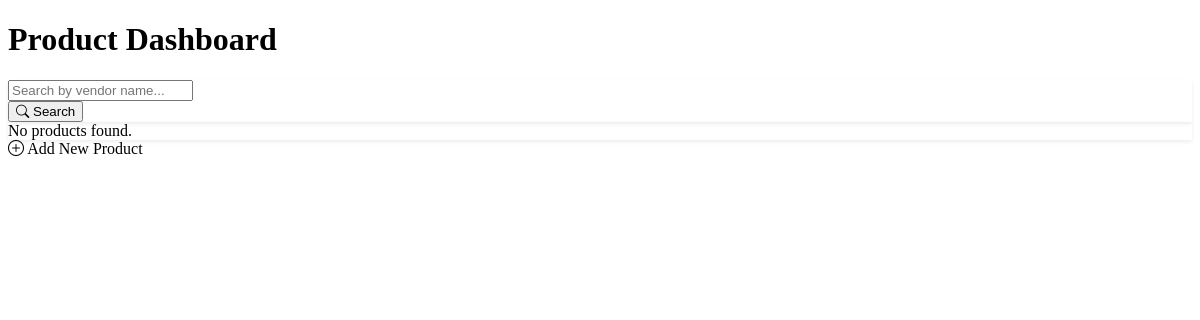
Page /shop/ on the earlier database version.
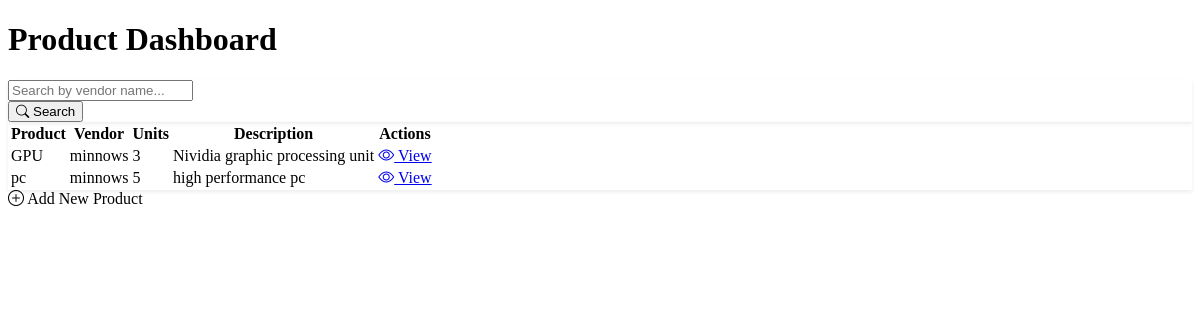
Same page on the later database version.
### shop/models.py (models this page shows, shortened)
class SellModel(models.Model):
    product = models.CharField(max_length=60)
    vendor = models.ForeignKey(Vendor, on_delete=models.CASCADE)
    unit = models.IntegerField()
    description = models.TextField()

class Vendor(models.Model):
    name = models.CharField(max_length=100)
    email = models.EmailField()
    first_name = models.CharField(max_length=50)
    last_name = models.CharField(max_length=50)
    phone_number = models.CharField(
        max_length=15,
        validators=[
            RegexValidator(
                regex=r'^\+?\d{9,15}$',
                message="Phone number must be in the format: '+254712345678'."
            )
        ],
        help_text="Include country code, e.g., +254712345678"
    )
    business_address = models.TextField(
        help_text="Enter full business address"
    )

### shop/views.py (the view)
# urls.py: path('', views.dashboard, name="dashboard"),
def dashboard(request):
    products = SellModel.objects.all().order_by('-id')
    vendor_name = request.GET.get('vendor.name')
    if vendor_name:
        products = products.filter(vendor__name__icontains=vendor_name)
    context = {
        'products': products,
        'vendor_query': vendor_name,
    }
    return render(request, 'shop/dashboard.html', context)

### shop/templates/shop/dashboard.html (shortened to what this page needs)
{% extends 'base.html' %}
{% block content %}
<div class="container mt-4">
  <h1 class="mb-4">Product Dashboard</h1>
  <div class="card mb-4">
    <div class="card-body">
      <form method="get" class="row g-3">
        <div class="col-md-8">
          <input
            type="text"
            name="vendor"
            class="form-control"
            placeholder="Search by vendor name..."
            value="{{ vendor_query|default:'' }}"
          >
        </div>
        <div class="col-md-4">
          <button type="submit" class="btn btn-primary w-100">
            <i class="bi bi-search"></i> Search
          </button>
        </div>
      </form>
    </div>
  </div>
  <div class="card">
    <div class="card-body">
      {% if products %}
      <div class="table-responsive">
        <table class="table table-hover">
          <thead class="table-light">
            <tr>
              <th>Product</th>
              <th>Vendor</th>
              <th>Units</th>
              <th>Description</th>
              <th>Actions</th>
            </tr>
          </thead>
          <tbody>
            {% for product in products %}
            <tr>
              <td>{{ product.product }}</td>
              <td>{{ product.vendor.name }}</td>
              <td>{{ product.unit }}</td>
              <td>{{ product.description|truncatechars:50 }}</td>
              <td>
                <a href="{% url 'product_detail' product.id %}" class="btn btn-sm btn-outline-primary">
                  <i class="bi bi-eye"></i> View
                </a>
              </td>
            </tr>
            {% endfor %}
          </tbody>
        </table>
      </div>
      {% else %}
      <div class="alert alert-info">
        No products found. {% if vendor_query %}Try a different search.{% endif %}
      </div>
      {% endif %}
    </div>
  </div>
  <div class="mt-3">
      <i class="bi bi-plus-circle"></i> Add New Product
  </div>
</div>
<link rel="stylesheet" href="https://cdn.jsdelivr.net/npm/bootstrap-icons@1.8.0/font/bootstrap-icons.css">
{% endblock %}

Differences in the rows shown:
added SellModel: product "GPU", vendor.name "minnows", unit "3", description "Nividia graphic processing unit"
added SellModel: product "pc", vendor.name "minnows", unit "5", description "high performance pc"
Other differences:
text no longer shown: "No products found."
text now shown: "Product Vendor Units Description Actions"
